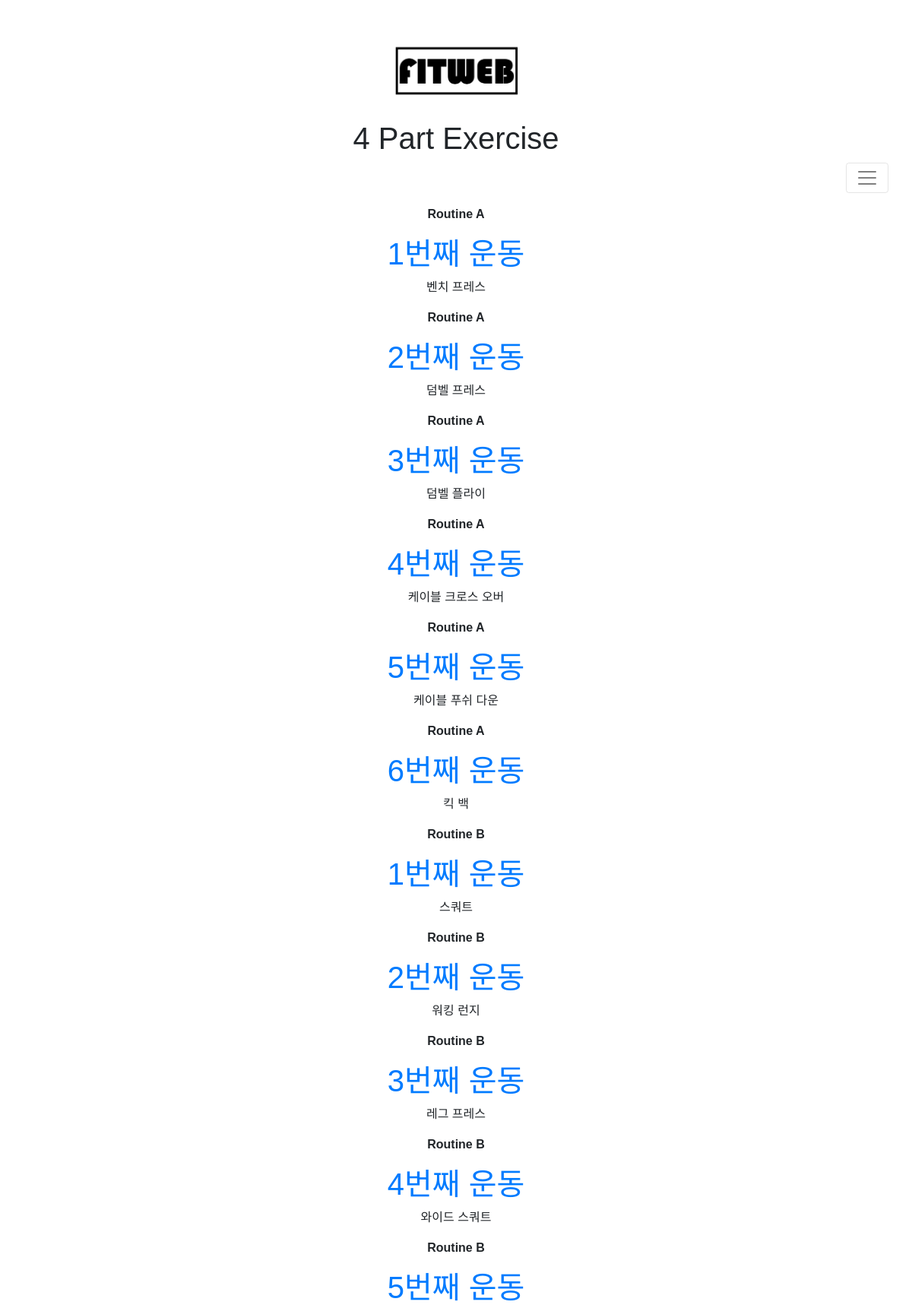
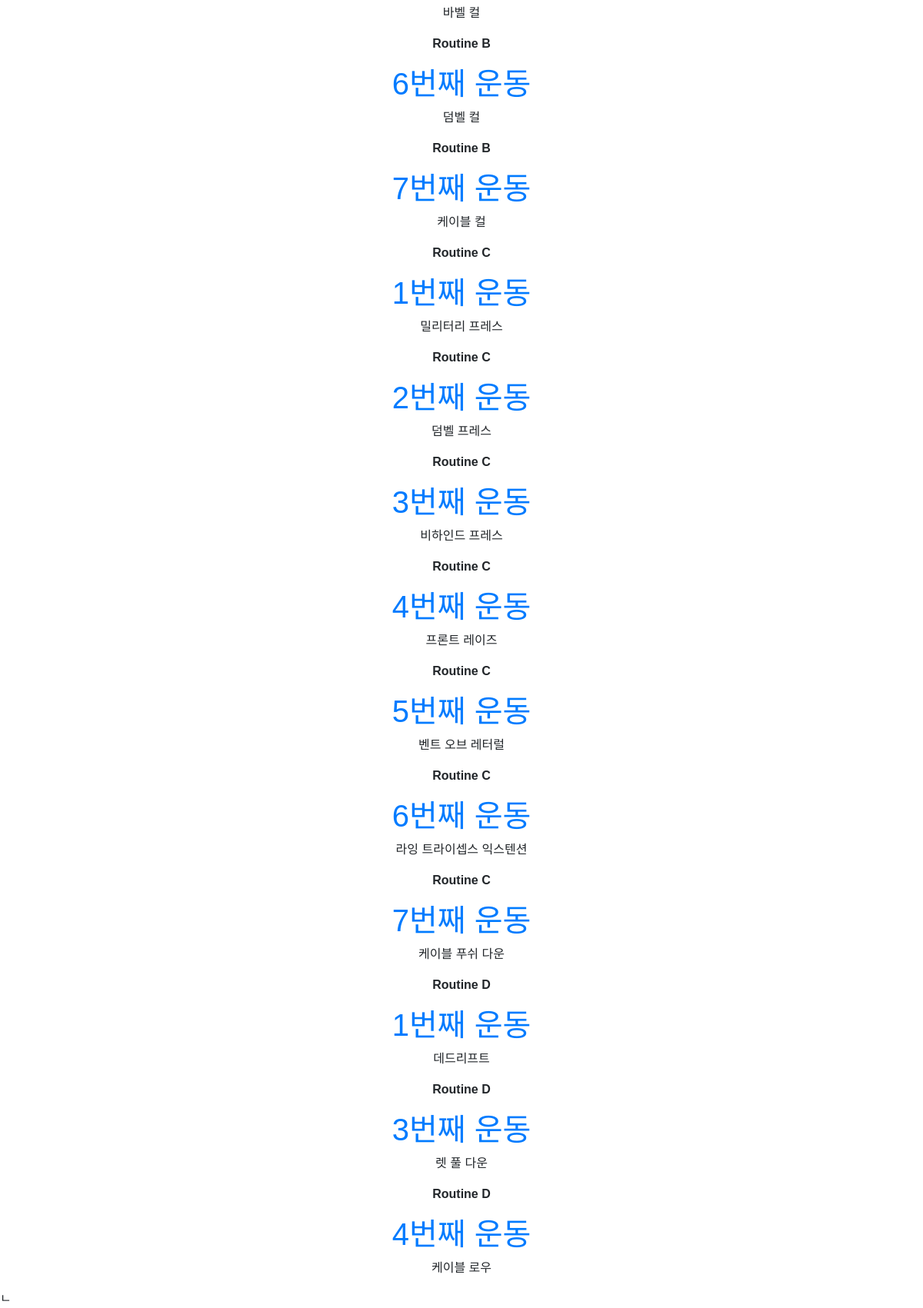
/weight_training_list_middle_level_4parts, run on the app's committed database (2 pictures, top to bottom).
### fitweb/models.py (models this page shows, shortened)
class Post(models.Model):
    objects_num = models.CharField(max_length=200, default='')
    Header_first = models.CharField(max_length=200, default='')
    Header_second = models.CharField(max_length=200, default='')
    Header_third = models.CharField(max_length=200, default='', blank=True)
    Header_four = models.CharField(max_length=200, default='', blank=True)
    author = models.ForeignKey(settings.AUTH_USER_MODEL, on_delete=models.CASCADE)
    title = models.CharField(max_length=200, default='')
    video = EmbedVideoField(blank=True)
    text = models.TextField()
    created_date = models.DateTimeField(
            default=timezone.now)
    published_date = models.DateTimeField(
            blank=True, null=True)

### fitweb/views.py (the view)
# urls.py: path('weight_training_list_middle_level_4parts', views.weight_training_list_middle_level_4parts,
def weight_training_list_middle_level_4parts(request):
    posts = Post.objects.filter(Header_first__contains='weight training', Header_second__contains='middle', Header_third__contains='part4')
    posts = posts.order_by("title")
    posts = posts.order_by("Header_four")
    return render(request, 'fitweb/weight_training_list_middle_level_4parts.html', {'posts': posts})

### fitweb/templates/fitweb/weight_training_list_middle_level_4parts.html (shortened to what this page needs)
{% load embed_video_tags %}
{% load static %}
<html>
    <head>
        <link rel="stylesheet" href="https://maxcdn.bootstrapcdn.com/bootstrap/4.0.0-beta/css/bootstrap.min.css">
        <link rel="stylesheet" href="{% static "css/main.css" %}">
    </head>
<body>
<h1 class="logo" style="margin-top: 50px"><a id="logo" href="{% url 'home' %}"><img src="../../static/images/logo.png"></a></h1>
<nav class="navbar navbar-light bg-light">
  <div class="container-fluid" >
    <h1 style="width: 100%">
        <header class="page-header" style="overflow: auto;">
            <h1>4 Part Exercise</h1>
        </header>
        <button style="float: right" class="navbar-toggler" type="button" data-bs-toggle="collapse" data-bs-target="#navbarSupportedContent" aria-controls="navbarSupportedContent" aria-expanded="false" aria-label="Toggle navigation">
            <span class="navbar-toggler-icon"></span>
        </button>
    </h1>
  </div>
</nav>
<div class="content container" style="text-align: center">
    {% for post in posts %}
        <div class="post">
            <p><b>{{ post.Header_four|linebreaksbr }}</b></p>
            <h1><a href="{% url 'detail' pk=post.pk %}">{{ post.title }}</a></h1>
            <p>{{ post.text|linebreaksbr }}</p>
        </div>
    {% endfor %}
</div>
</body>
</html>

### fitweb/static/css/main.css (style rules this page uses)
body { margin: 0px; font-family: 'Noto Sans KR', sans-serif; min-width: 600px; min-height: 500px; }
.logo { text-align: center; height: 80px; margin-bottom: 20px; }
.logo img { height: 100px; border: 20px; }
.navbar { text-align: center; }

### fitweb/templates/fitweb/weight_training_list_middle_level_4parts.html (style rules this page uses)
body { margin: 0px; font-family: 'Noto Sans KR', sans-serif; min-width: 600px; min-height: 500px; }
.bg-light { background-color: rgba(0,0,0,0)!important; }
@media (min-width: 576px) { .container { max-width: 100%; } }

### data on the page
Post: Header_four "Routine A", title "1번째 운동", text "벤치 프레스"
Post: Header_four "Routine A", title "2번째 운동", text "덤벨 프레스"
Post: Header_four "Routine A", title "3번째 운동", text "덤벨 플라이"
Post: Header_four "Routine A", title "4번째 운동", text "케이블 크로스 오버"
Post: Header_four "Routine A", title "5번째 운동", text "케이블 푸쉬 다운"
Post: Header_four "Routine A", title "6번째 운동", text "킥 백"
Post: Header_four "Routine B", title "1번째 운동", text "스쿼트"
Post: Header_four "Routine B", title "2번째 운동", text "워킹 런지"
Post: Header_four "Routine B", title "3번째 운동", text "레그 프레스"
Post: Header_four "Routine B", title "4번째 운동", text "와이드 스쿼트"
Post: Header_four "Routine B", title "5번째 운동", text "바벨 컬"
Post: Header_four "Routine B", title "6번째 운동", text "덤벨 컬"
Post: Header_four "Routine B", title "7번째 운동", text "케이블 컬"
Post: Header_four "Routine C", title "1번째 운동", text "밀리터리 프레스"
Post: Header_four "Routine C", title "2번째 운동", text "덤벨 프레스"
Post: Header_four "Routine C", title "3번째 운동", text "비하인드 프레스"
Post: Header_four "Routine C", title "4번째 운동", text "프론트 레이즈"
Post: Header_four "Routine C", title "5번째 운동", text "벤트 오브 레터럴"
Post: Header_four "Routine C", title "6번째 운동", text "라잉 트라이셉스 익스텐션"
Post: Header_four "Routine C", title "7번째 운동", text "케이블 푸쉬 다운"
Post: Header_four "Routine D", title "1번째 운동", text "데드리프트"
Post: Header_four "Routine D", title "3번째 운동", text "렛 풀 다운"
Post: Header_four "Routine D", title "4번째 운동", text "케이블 로우"
